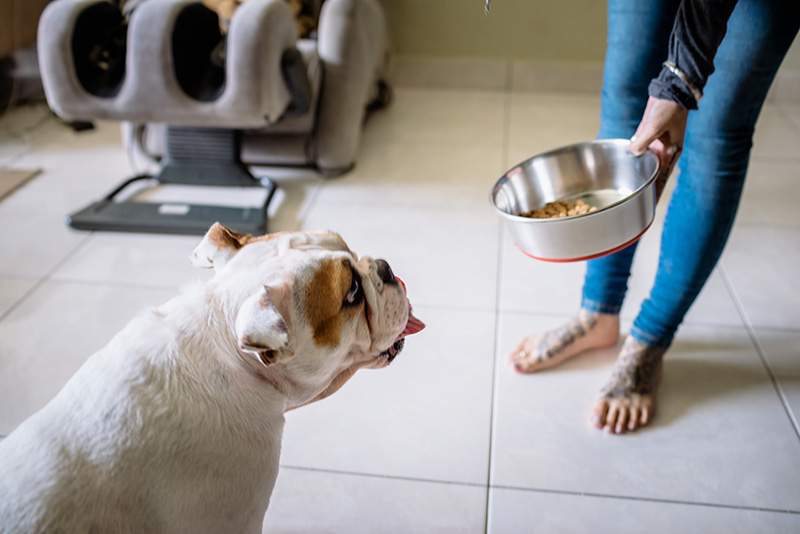
#> input picture camera_to_lidar/data/segment-anything/notebooks/images/dog.jpg, 800 x 534 px; its folder holds only this picture in this run
$ python undistort.py   (older library calls are emulated)
#> lines starting #> are read from the running program, lines starting #| are printed output that depends on the picture
import cv2
import numpy as np
import os
import glob
import re
from pathlib import Path
from itertools import chain
import json
import argparse
import random
import shutil

def update_camera_config(camera_config_path, param_files, input_dirs):
    # 初始化空的配置数组
    camera_config = []

    # 遍历每个相机配置
    for i, (param_file, input_dir) in enumerate(zip(param_files, input_dirs)):
        # 获取内参
        internal_params = read_camera_parameters(param_file)
        fx = internal_params.get("FX")
        fy = internal_params.get("FY")
        cx = internal_params.get("CX")
        cy = internal_params.get("CY")

        # 检查是否有去畸变后的内参信息
        undistort_info_path = os.path.join(input_dir.replace("images", "undistorted"), "undistort_info.json")
        if os.path.exists(undistort_info_path):
            # 使用去畸变后的内参
            with open(undistort_info_path, 'r') as f:
                undistort_info = json.load(f)
            new_camera_matrix = np.array(undistort_info["new_camera_matrix"])
            fx = new_camera_matrix[0, 0]
            fy = new_camera_matrix[1, 1]
            cx = new_camera_matrix[0, 2]
            cy = new_camera_matrix[1, 2]
            print(f"使用去畸变后的内参: fx={fx:.2f}, fy={fy:.2f}, cx={cx:.2f}, cy={cy:.2f}")

        if "pinhole-front" in input_dir:
            width=3840
            height=2160
        else:
            width=1920
            height=1536

        # 构建单个相机配置 (移除外参)
        camera_entry = {
            "camera_internal": {
                "fx": fx,
                "fy": fy,
                "cx": cx,
                "cy": cy
            },
            "width": width,
            "height": height,
            "rowMajor": True
        }

        print(f"相机{input_dir.split('/')[0]}内参",camera_entry["camera_internal"])
        # 添加到配置列表
        camera_config.append(camera_entry)

    # 写入新文件
    with open(camera_config_path, 'w') as f:
        json.dump(camera_config, f, indent=4)

    print(f"✅ 已成功创建并写入 {camera_config_path}")

# [6 lines left out: function generate_camera_config_dir, not called in this run]

def read_camera_parameters(param_file):
    """从参数文件中读取相机内参和畸变系数"""
#> called with param_file = 'Parameters/pinhole-back.txt'
    params = {}
    with open(param_file, 'r', encoding='utf-8') as f:
#> (reads camera_to_lidar/data/Parameters/pinhole-back.txt from the repository)
        lines = f.readlines()

    for line in lines:
        # 使用冒号分割键值
        if ':' in line:
            key, value = line.split(':', 1)
            key = key.strip()
            value = value.strip()

            # 忽略值为'/'或'null'的参数
            if value != '/' and value != 'null' and value != '':
                try:
                    # 尝试将值转换为浮点数
                    params[key] = float(value)
                except ValueError:
                    # 如果不能转换为浮点数，则保存为字符串
                    params[key] = value

    return params

# [66 lines left out: functions crop_image, calculate_new_camera_matrix, not called in this run]


def undistort_fisheye_images(param_file, input_dir, output_dir, selection_mode='random', num_frames=3, camera_name=None, frame_selection_dict=None):
    """对鱼眼相机拍摄的图像进行去畸变处理"""
    # 读取参数
    params = read_camera_parameters(param_file)

    # 提取相机内参
    fx = params.get('FX')
    fy = params.get('FY')
    cx = params.get('CX')
    cy = params.get('CY')

    # 提取畸变系数
    k1 = params.get('K1', 0.0)
    k2 = params.get('K2', 0.0)
    k3 = params.get('K3', 0.0)
    k4 = params.get('K4', 0.0)

    # 检查必要的参数是否存在
    required_params = ['FX', 'FY', 'CX', 'CY']
    if not all(param in params for param in required_params):
        missing = [param for param in required_params if param not in params]
        raise ValueError(f"缺少必要的相机参数: {', '.join(missing)}")

    # 创建相机矩阵
    camera_matrix = np.array([
        [fx, 0, cx],
        [0, fy, cy],
        [0, 0, 1]
    ])

    # 畸变系数 (k1, k2, p1, p2, k3, k4, k5, k6)
    # OpenCV的鱼眼相机模型使用k1, k2, k3, k4作为畸变系数
    dist_coeffs = np.array([k1, k2, k3, k4])

    # 清空并重新创建输出目录
    if os.path.exists(output_dir):
        shutil.rmtree(output_dir)
    os.makedirs(output_dir, exist_ok=True)
    print(f"已清空并重新创建输出目录: {output_dir}")

    # 获取输入目录中的所有图像并按数字排序
    all_image_files = glob.glob(os.path.join(input_dir, '*.png')) + glob.glob(os.path.join(input_dir, '*.jpg'))
    # 按文件名中的数字进行排序
    all_image_files.sort(key=lambda x: int(re.findall(r'\d+', os.path.basename(x))[0]) if re.findall(r'\d+', os.path.basename(x)) else 0)

    # 根据选择模式处理图片
    if selection_mode == 'random':
        # 随机选择指定数量的图片
        if len(all_image_files) > num_frames:
            image_files = random.sample(all_image_files, num_frames)
            print(f"从 {len(all_image_files)} 张图片中随机选择了 {num_frames} 张进行处理")
        else:
            image_files = all_image_files
            print(f"总共只有 {len(image_files)} 张图片，全部处理")
    elif selection_mode == 'select' and camera_name and frame_selection_dict and camera_name in frame_selection_dict:
        # 从字典中选择特定帧
        frame_indices = frame_selection_dict[camera_name]['frames']

        # 过滤出有效的索引
        valid_indices = [idx for idx in frame_indices if idx < len(all_image_files)]
        image_files = [all_image_files[idx] for idx in valid_indices]

        print(f"从 {len(all_image_files)} 张图片中选择了索引 {valid_indices} 的图片进行处理")

        if len(valid_indices) < len(frame_indices):
            missing_indices = [idx for idx in frame_indices if idx >= len(all_image_files)]
            print(f"警告: 索引 {missing_indices} 超出范围，已跳过")
    else:
        # 如果执行到这里说明参数配置有问题，直接退出
        print(f"错误: 无效的选择模式 '{selection_mode}' 或缺少必要的参数")
        raise ValueError(f"无效的图片选择配置: mode={selection_mode}, camera={camera_name}")

    # 处理选中的图像
    for image_file in image_files:
        # 读取图像
        img = cv2.imread(image_file)
        if img is None:
            print(f"无法读取图像: {image_file}")
            continue

        # 获取图像尺寸
        h, w = img.shape[:2]

        # 按照您提供的方法进行去畸变
        DIM = (w, h)  # 图像尺寸
        scale = 1.0  # 焦距缩放因子，1.0表示不缩放

        # 复制原始内参矩阵
        Knew = camera_matrix.copy()

        # 如果需要缩放焦距
        if scale != 1.0:
            Knew[(0,1), (0,1)] = scale * Knew[(0,1), (0,1)]


        # 使用OpenCV的鱼眼相机模型进行去畸变
        map1, map2 = cv2.fisheye.initUndistortRectifyMap(
            camera_matrix,  # 原始内参
            dist_coeffs,    # 畸变系数
            np.eye(3),      # 旋转矩阵
            Knew,           # 目标内参
            DIM,            # 图像尺寸
            cv2.CV_16SC2
        )
        undistorted_img = cv2.remap(img, map1, map2, interpolation=cv2.INTER_LINEAR, borderMode=cv2.BORDER_CONSTANT)

        # 打印去畸变后的图像尺寸
        # print(f"去畸变后的图像尺寸: {undistorted_img.shape[1]}x{undistorted_img.shape[0]}")

        # 构建输出文件路径
        filename = os.path.basename(image_file)
        output_file = os.path.join(output_dir, filename)

        # 保存去畸变后的图像
        cv2.imwrite(output_file, undistorted_img)

        # 保存去畸变后的内参信息（仅对第一张图片保存一次）
        if image_file == image_files[0]:  # 只对第一张图片保存内参信息
            undistort_info_path = os.path.join(output_dir, "undistort_info.json")
            undistort_info = {
                "original_camera_matrix": camera_matrix.tolist(),
                "new_camera_matrix": Knew.tolist(),
                "image_size": DIM,
                "distortion_coeffs": dist_coeffs.tolist(),
                "scale": scale,
                "description": "鱼眼相机去畸变后的内参信息"
            }

            with open(undistort_info_path, 'w') as f:
                json.dump(undistort_info, f, indent=4)


        print(f"已处理: {image_file}")

def process_fisheye_camera(param_file, input_dir, output_dir, selection_mode='random', num_frames=3, camera_name=None, frame_selection_dict=None):
    try:
        print(f'开始处理camera: {input_dir}中的图片')
        undistort_fisheye_images(param_file, input_dir, output_dir, selection_mode, num_frames, camera_name, frame_selection_dict)
        print(f"所有图像已处理完成并保存到 {output_dir} 目录")
    except Exception as e:
        print(f"处理出错: {e}")

def undistort_pinhole_image(image_path, params, input_dir):
    # 读取图像
#> called with input_dir = 'pinhole-back/images'
    img = cv2.imread(image_path)
#> img is the input picture: shape (534, 800, 3); mean B, G, R 148.1, 148.7, 150.6
    if img is None:
        raise ValueError(f"无法读取图像: {image_path}")

    # 获取原始图像尺寸undis
    h, w = img.shape[:2]
#> h = 534; w = 800

    # 构建相机矩阵
    camera_matrix = np.array([
        [params['FX'], 0, params['CX']],
        [0, params['FY'], params['CY']],
        [0, 0, 1]
    ])

    # 构建畸变系数
    dist_coeffs = np.array([
        params['K1'], params['K2'], params['P1'], params['P2'],
        params['K3'], params['K4'], params['K5'], params['K6']
    ])

    # 去畸变
    undistorted_img = cv2.undistort(img, camera_matrix, dist_coeffs)
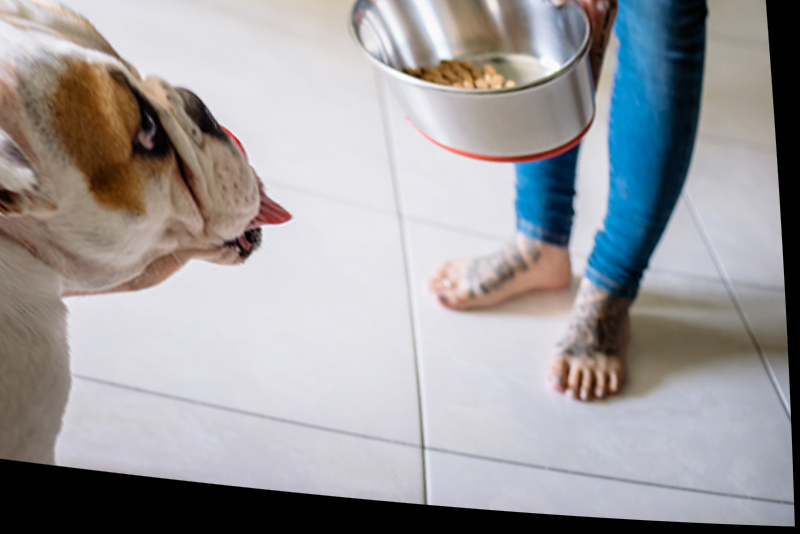
#> undistorted_img: shape (534, 800, 3); mean B, G, R 158.4, 156.3, 157.9

    # [7 lines of commented-out code are left out]

    return undistorted_img, camera_matrix

def process_pinhole_image(param_file, input_dir, output_dir, selection_mode='random', num_frames=3, camera_name=None, frame_selection_dict=None):
        try:
            # 清空并重新创建输出目录
            if os.path.exists(output_dir):
                shutil.rmtree(output_dir)
            os.makedirs(output_dir, exist_ok=True)
            print(f"已清空并重新创建输出目录: {output_dir}")

            params = read_camera_parameters(param_file)
            all_image_files = glob.glob(os.path.join(input_dir, '*.jpg'))+glob.glob(os.path.join(input_dir, '*.png'))
            # 按文件名中的数字进行排序
            all_image_files.sort(key=lambda x: int(re.findall(r'\d+', os.path.basename(x))[0]) if re.findall(r'\d+', os.path.basename(x)) else 0)

            # 根据选择模式处理图片
            if selection_mode == 'random':
                # 随机选择指定数量的图片
                if len(all_image_files) > num_frames:
                    image_files = random.sample(all_image_files, num_frames)
                    print(f"从 {len(all_image_files)} 张图片中随机选择了 {num_frames} 张进行处理")
                else:
                    image_files = all_image_files
                    print(f"总共只有 {len(image_files)} 张图片，全部处理")
            elif selection_mode == 'select' and camera_name and frame_selection_dict and camera_name in frame_selection_dict:
                # 从字典中选择特定帧
                frame_indices = frame_selection_dict[camera_name]['frames']

                # 过滤出有效的索引
                valid_indices = [idx for idx in frame_indices if idx < len(all_image_files)]
                image_files = [all_image_files[idx] for idx in valid_indices]

                print(f"从 {len(all_image_files)} 张图片中选择了索引 {valid_indices} 的图片进行处理")

                if len(valid_indices) < len(frame_indices):
                    missing_indices = [idx for idx in frame_indices if idx >= len(all_image_files)]
                    print(f"警告: 索引 {missing_indices} 超出范围，已跳过")
            else:
                # 如果执行到这里说明参数配置有问题，直接退出
                print(f"错误: 无效的选择模式 '{selection_mode}' 或缺少必要的参数")
                raise ValueError(f"无效的图片选择配置: mode={selection_mode}, camera={camera_name}")

            # 处理选中的图片
            for image_path in image_files:
                try:
                    cropped_img, new_camera_matrix = undistort_pinhole_image(image_path, params,input_dir)
#> new_camera_matrix = [[1015.4, 0, 961.2], [0, 1015.5, 765.2], [0, 0, 1]]
                    # 获取原始文件名
                    filename = os.path.basename(image_path)
                    # 构建输出文件路径
                    output_path = os.path.join(output_dir, f'{filename}')
                    # 保存处理后的图片
                    cv2.imwrite(output_path, cropped_img)
                    print(f"已保存处理后的图片: {output_path}")


                except Exception as e:
                    print(f"处理图像 {image_path} 时出错: {str(e)}")


        except Exception as e:
            print(f"处理图像时出错: {str(e)}")


def parse_arguments():
    """解析命令行参数"""
    parser = argparse.ArgumentParser(description='相机图像去畸变处理工具')
    parser.add_argument('--mode', choices=['random', 'select'], default='random',
                        help='图片选择模式: random(随机选择), select(选择特定帧)')
    parser.add_argument('--frames', type=int, default=2,
                        help='每个相机处理的图片数量 (默认: 2)')
    parser.add_argument('--cameras', nargs='+',
                        choices=['pinhole-back', 'pinhole-front', 'fisheye-front', 'fisheye-left', 'fisheye-right'],
                        default=['pinhole-back', 'pinhole-front', 'fisheye-front', 'fisheye-left', 'fisheye-right'],
                        help='指定要处理的相机 (默认: 处理所有相机)')
    return parser.parse_args()
if __name__ == "__main__":
    # 解析命令行参数
    args = parse_arguments()

    camera_frame_selection = {
        'pinhole-front': {
            'frames': [0, 2],
        },
        'fisheye-front': {
            'frames': [0, 1],
        },
        'fisheye-left': {
            'frames': [0,2],
        },
        'fisheye-right': {
            'frames': [0,1],
        },
        'pinhole-back': {
            'frames': [0, 2],
        }
    }


    # 相机配置
    camera_configs = {
        'pinhole-back': {
            'param_file': "Parameters/pinhole-back.txt",
            'input_dir': "pinhole-back/images",
            'output_dir': "pinhole-back/undistorted"
        },
        'pinhole-front': {
            'param_file': "Parameters/pinhole-front.txt",
            'input_dir': "pinhole-front/images",
            'output_dir': "pinhole-front/undistorted"
        },
        'fisheye-front': {
            'param_file': "Parameters/fisheye-front.txt",
            'input_dir': "fisheye-front/images",
            'output_dir': "fisheye-front/undistorted"
        },
        'fisheye-left': {
            'param_file': "Parameters/fisheye-left.txt",
            'input_dir': "fisheye-left/images",
            'output_dir': "fisheye-left/undistorted"
        },
        'fisheye-right': {
            'param_file': "Parameters/fisheye-right.txt",
            'input_dir': "fisheye-right/images",
            'output_dir': "fisheye-right/undistorted"
        }
    }

    print(f"图片选择模式: {args.mode}")
    if args.mode == 'select':
        print("📋 使用字典中预定义的帧选择配置")
    else:
        print(f"每个相机处理图片数量: {args.frames}")
    print(f"处理的相机: {', '.join(args.cameras)}")
    print("-" * 50)

    # 处理指定的相机
    processed_cameras = []
    for camera_name in args.cameras:
        if camera_name in camera_configs:
            config = camera_configs[camera_name]
            print(f"\n处理相机: {camera_name}")

            if "pinhole" in camera_name:
                process_pinhole_image(config['param_file'], config['input_dir'],
                                    config['output_dir'], args.mode, args.frames, camera_name, camera_frame_selection)
            else:
                process_fisheye_camera(config['param_file'], config['input_dir'],
                                     config['output_dir'], args.mode, args.frames, camera_name, camera_frame_selection)
            processed_cameras.append(camera_name)
        else:
            print(f"警告: 未找到相机配置 {camera_name}")

    # 更新相机配置文件
    if processed_cameras:
        param_files = [camera_configs[cam]['param_file'] for cam in processed_cameras]
        input_dirs = [camera_configs[cam]['input_dir'] for cam in processed_cameras]

        camera_config_path = "Parameters/camera_config.json"
        update_camera_config(camera_config_path, param_files, input_dirs)

    print(f"\n✅ 处理完成! 共处理了 {len(processed_cameras)} 个相机: {', '.join(processed_cameras)}")
